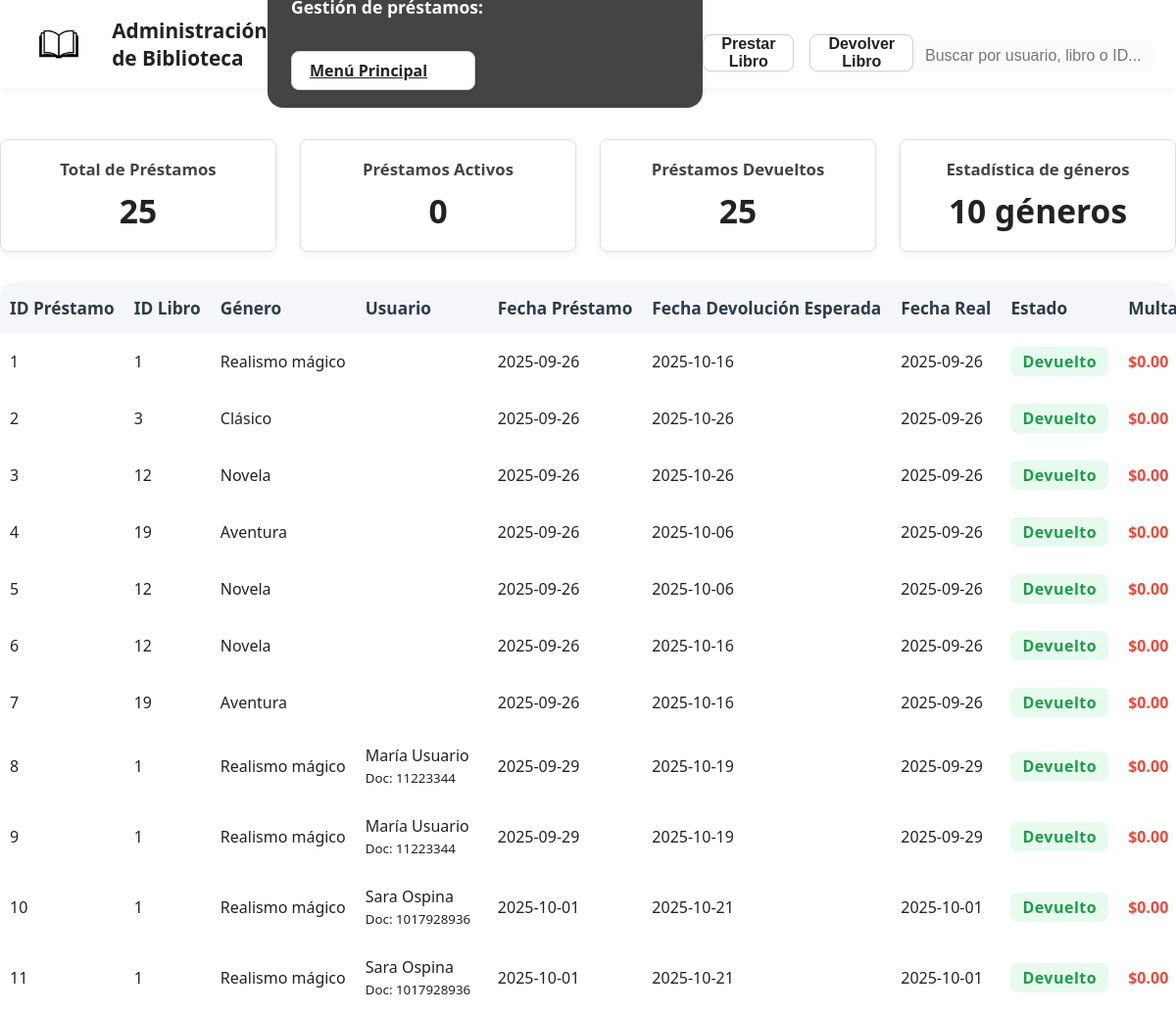
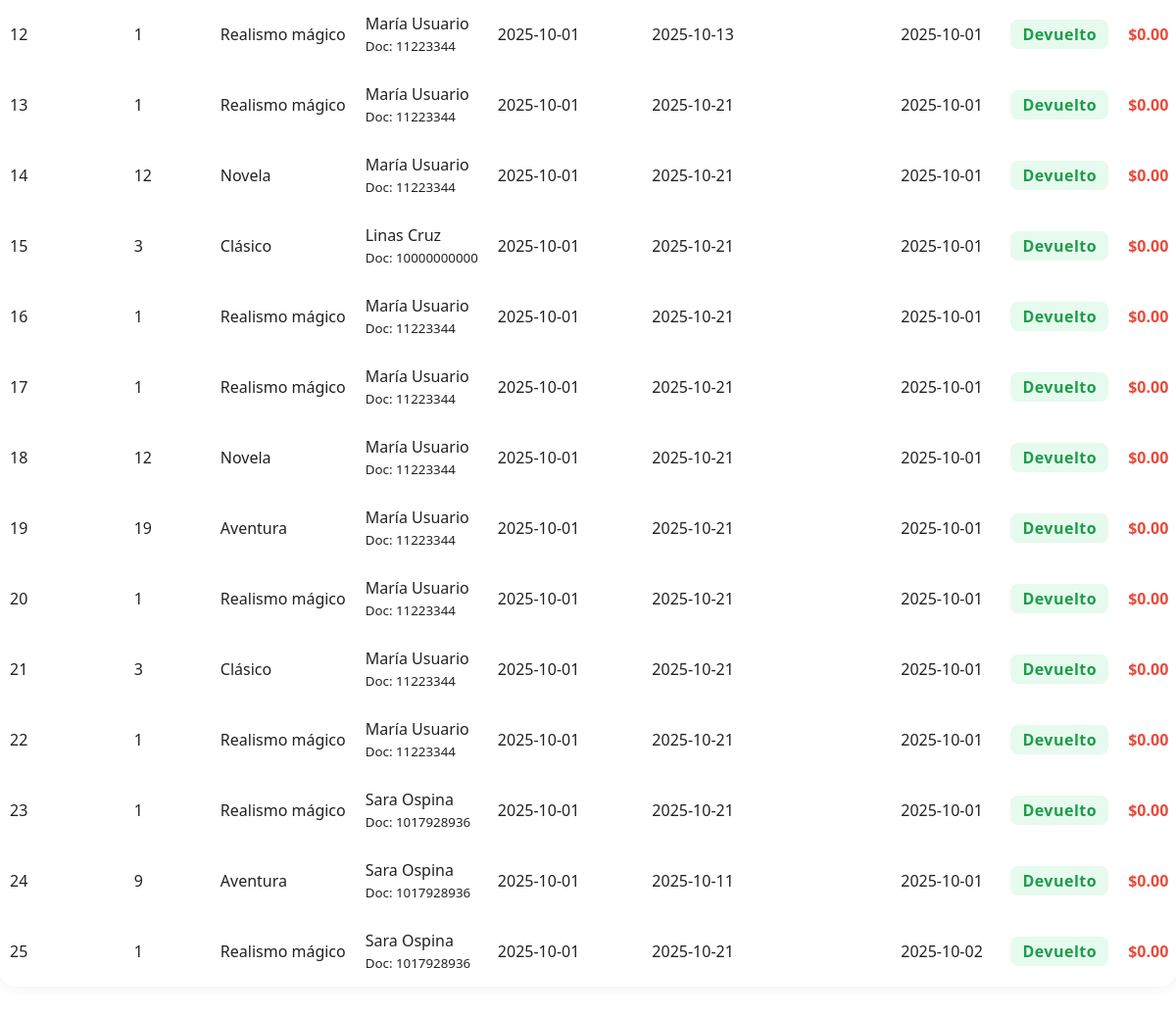
The app's page /prestamos (signed in) with its own data (2 pictures, top to bottom).
### tables this page shows
CREATE TABLE Prestamo (
            id INTEGER PRIMARY KEY AUTOINCREMENT,
            id_libro INTEGER,
            documento_usuario TEXT,
            fecha_prestamo TEXT,
            fecha_devolucion_esperada TEXT,
            fecha_devolucion_real TEXT,
            multa REAL
        );

CREATE TABLE Libro (
            id INTEGER PRIMARY KEY AUTOINCREMENT,
            id_libro INTEGER, 
            titulo TEXT,
            autor TEXT,
            editorial TEXT,
            año INTEGER,
            genero TEXT,
            disponible BOOLEAN
        , imagen BLOB);

CREATE TABLE Usuario (
            id INTEGER PRIMARY KEY AUTOINCREMENT,
            nombre TEXT,
            apellido TEXT,
            documento TEXT UNIQUE,
            telefono TEXT,
            email TEXT,
            rol TEXT
        , password TEXT);

### app.py (the view)
@app.route("/prestamos")
@login_required
@role_required(['admin', 'bibliotecario'])
def listar_prestamos():
    prestamos = Prestamo.obtener_todos()
    usuarios = Usuario.obtener_todos()
    libros = Libro.obtener_disponibles()
    todos_los_libros = Libro.obtener_todos()  # Para calcular estadísticas
    generos, total_generos = calcular_estadisticas_generos(prestamos, todos_los_libros)
    return render_template(
        "prestamos_lista.html",
        prestamos=prestamos,
        usuarios=usuarios,
        libros=libros,
        todos_los_libros=todos_los_libros,
        generos=generos,
        total_generos=total_generos
    )

### Proyecto.py (called while the page is built)
def conectar_base_datos():
    return sqlite.connect(archivo_base_datos)

    @staticmethod
    def obtener_todos():
        conn = conectar_base_datos()
        cursor = conn.cursor()
        cursor.execute('SELECT * FROM Libro')
        filas = cursor.fetchall()
        conn.close()
        return [Libro(id=f[0], id_libro=f[1], titulo=f[2], autor=f[3], editorial=f[4], año=f[5], genero=f[6], disponible=bool(f[7]), imagen=f[8]) for f in filas]

    @staticmethod
    def obtener_disponibles():
        conn = conectar_base_datos()
        cursor = conn.cursor()
        cursor.execute('SELECT * FROM Libro WHERE disponible = 1')
        filas = cursor.fetchall()
        conn.close()
        return [Libro(id=f[0], id_libro=f[1], titulo=f[2], autor=f[3], editorial=f[4], año=f[5], genero=f[6], disponible=bool(f[7]), imagen=f[8]) for f in filas]

    @staticmethod
    def obtener_todos():
        conn = conectar_base_datos()
        cursor = conn.cursor()
        cursor.execute('SELECT * FROM Usuario')
        filas = cursor.fetchall()
        conn.close()
        usuarios = []
        for f in filas:
            usuario = Usuario(
                id=f[0], nombre=f[1], apellido=f[2], documento=f[3],
                telefono=f[4], email=f[5] if len(f) > 5 else None,
                rol=f[6] if len(f) > 6 else "usuario",
                password=f[7] if len(f) > 7 else None
            )
            usuarios.append(usuario)
        return usuarios

    @staticmethod
    def obtener_por_documento(documento):
        conn = conectar_base_datos()
        cursor = conn.cursor()
        cursor.execute('SELECT * FROM Usuario WHERE documento = ?', (documento,))
        fila = cursor.fetchone()
        conn.close()
        if fila:
            return Usuario(
                id=fila[0], nombre=fila[1], apellido=fila[2], documento=fila[3],
                telefono=fila[4], email=fila[5] if len(fila) > 5 else None,
                rol=fila[6] if len(fila) > 6 else "usuario",
                password=fila[7] if len(fila) > 7 else None
            )
        return None

    @staticmethod
    def obtener_todos():
        conn = conectar_base_datos()
        cursor = conn.cursor()
        cursor.execute('SELECT * FROM Prestamo')
        filas = cursor.fetchall()
        conn.close()
        return [Prestamo(id=f[0], id_libro=f[1], documento_usuario=f[2], fecha_prestamo=f[3], fecha_devolucion_esperada=f[4], fecha_devolucion_real=f[5], multa=f[6]) for f in filas]

### templates/prestamos_lista.html (shortened to what this page needs)
<!DOCTYPE html>
<html lang="es">
<head>
    <link rel="stylesheet" href="{{ url_for('static', filename='estilos_menu_prestamos.css') }}">
    <link rel="stylesheet" href="{{ url_for('static', filename='toast_styles.css') }}">
</head>
<body>
    <div class="Box">
        <img src="{{ url_for('static', filename='imagenes/LogoInicial.jpg') }}" alt="Logo" class="Box__img">
        <h1 class="Box__Title">Administración de Biblioteca</h1>
        <div class="Box_administracion">
            <h2 class="Administracion__title">Gestión de préstamos</h2>
            <a href="{{ url_for('index') }}" class="btn-menu-principal">Menú Principal</a>
        </div>
        <nav class="Menu menu-dashboard">
            <ul class="menu-list">
                <li><button id="Boton_Prestamo" class="btn-dashboard" type="button" onclick="mostrarMenuPrestar()">Prestar Libro</button></li>
                <li><button id="Boton_Devolver" class="btn-dashboard" type="button" onclick="mostrarMenuDevolver()">Devolver Libro</button></li>
            </ul>
        </nav>
        <div class="busqueda-dashboard">
            <input type="text" id="input__Busqueda" class="input-dashboard" placeholder="Buscar por usuario, libro o ID...">
        </div>
    </div>
    <main class="Box__Tabla">
        <section class="estadisticas" style="margin-bottom: 32px;">
            <div class="stat-box">
                <h3>Total de Préstamos</h3>
                <span class="stat-numero">{{ prestamos|length }}</span>
            </div>
            <div class="stat-box">
                <h3>Préstamos Activos</h3>
                <span class="stat-numero">{{ prestamos|selectattr('fecha_devolucion_real', 'none')|list|length }}</span>
            </div>
            <div class="stat-box">
                <h3>Préstamos Devueltos</h3>
                <span class="stat-numero">{{ prestamos|rejectattr('fecha_devolucion_real', 'none')|list|length }}</span>
            </div>
            <div class="stat-box" onclick="toggleDesgloseGeneros()" style="cursor: pointer;">
                <h3>Estadística de géneros</h3>
                <span class="stat-numero">{{ total_generos }} géneros</span>
            </div>
        </section>
        <div class="tabla-responsive" style="margin-top: 12px;">
            <table class="Tabla__Prestamos" border="0">
                <thead>
                    <tr>
                        <th>ID Préstamo</th>
                        <th>ID Libro</th>
                        <th>Género</th>
                        <th>Usuario</th>
                        <th>Fecha Préstamo</th>
                        <th>Fecha Devolución Esperada</th>
                        <th>Fecha Real</th>
                        <th>Estado</th>
                        <th>Multa</th>
                    </tr>
                </thead>
                <tbody id="tableBody">
                    {% for prestamo in prestamos %}
                    <tr class="{% if not prestamo.fecha_devolucion_real %}prestamo-activo{% else %}prestamo-devuelto{% endif %}">
                        <td>{{ prestamo.id }}</td>
                        <td>{{ prestamo.id_libro }}</td>
                        <td>
                            {% if prestamo.genero_libro %}
                                {{ prestamo.genero_libro }}
                            {% else %}
                                {% set libro = libros|selectattr("id_libro", "equalto", prestamo.id_libro)|first %}
                                {{ libro.genero if libro else "Desconocido" }}
                            {% endif %}
                        </td>
                        <td class="usuario-info">
                            {% for usuario in usuarios %}
                                {% if usuario.documento == prestamo.documento_usuario %}
                                    <span class="nombre-usuario">{{ usuario.nombre }} {{ usuario.apellido }}</span>
                                    <br>
                                    <small class="id-usuario">Doc: {{ usuario.documento }}</small>
                                {% endif %}
                            {% endfor %}
                        </td>
                        <td>{{ prestamo.fecha_prestamo }}</td>
                        <td>{{ prestamo.fecha_devolucion_esperada }}</td>
                        <td>
                            {% if prestamo.fecha_devolucion_real %}
                                {{ prestamo.fecha_devolucion_real }}
                            {% else %}
                                <span class="pendiente">Pendiente</span>
                            {% endif %}
                        </td>
                        <td>
                            {% if prestamo.fecha_devolucion_real %}
                                <span class="estado-devuelto">Devuelto</span>
                            {% else %}
                                <span class="estado-activo">Activo</span>
                            {% endif %}
                        </td>
                        <td class="multa">
                            {% if prestamo.multa > 0 %}
                                ${{ "%.2f"|format(prestamo.multa) }}
                            {% else %}
                                $0.00
                            {% endif %}
                        </td>
                    </tr>
                    {% else %}
                    <tr>
                        <td colspan="9" class="no-prestamos">No hay préstamos registrados</td>
                    </tr>
                    {% endfor %}
                </tbody>
            </table>
        </div>
    </main>
</body>
</html>

### static/estilos_menu_prestamos.css (style rules this page uses)
.estado-devuelto { background: #f8f9fa; color: #333; font-weight: 700; border-radius: 6px; padding: 6px 12px; display: inline-block; text-align: center; letter-spacing: 0.5px; }
body { font-family: 'Segoe UI', Arial, sans-serif; background: #fff; margin: 0; padding: 0; color: #222; }
.Box { background: #fff; box-shadow: 0 2px 8px rgba(0,0,0,0.06); height: 90px; display: flex; align-items: center; padding: 0 24px; }
.Box__img { height: 48px; margin-right: 18px; }
.Box__Title { font-size: 1.3rem; font-weight: 600; color: #222; }
.Box_administracion { width: 100%; display: flex; align-items: center; gap: 18px; flex-wrap: wrap; background: #444; border-radius: 0 0 16px 16px; padding: 18px 24px 18px 24px; margin-bottom: 18px; box-shadow: none; }
.Administracion__title { color: #fff; font-weight: 700; font-size: 1.2rem; margin-right: 8px; }
.btn-menu-principal { background: #f7f7f7; color: #222; border: 1px solid #bbb; border-radius: 6px; padding: 10px 22px; font-weight: 600; font-size: 1rem; box-shadow: 0 2px 8px #0001; transition: background 0.2s, color 0.2s, border 0.2s; cursor: pointer; }
.Administracion__title { color: #fff; font-weight: 700; font-size: 1.1rem; margin-right: 8px; }
.input-dashboard { min-width: 180px; max-width: 260px; height: 38px; border-radius: 6px; border: 1px solid #ccc; padding: 0 12px; font-size: 1rem; }
.btn-dashboard { height: 38px; border-radius: 6px; border: none; background: #fff; color: #222; font-weight: 700; font-size: 1rem; padding: 0 18px; margin-left: 0; box-shadow: 0 1px 4px rgba(0,0,0,0.04); cursor: pointer; transition: background 0.18s, color 0.18s; }
.btn-menu-principal { margin-left: auto; min-width: 150px; text-align: center; }
#input__Busqueda { width: 220px; height: 32px; border: none; border-radius: 5px; padding: 0 12px; font-size: 1rem; background: #fafbfc; transition: border 0.2s; }
.estadisticas { display: flex; gap: 24px; margin: 28px 0 10px 0; flex-wrap: wrap; }
.stat-box { background: #fff; border-radius: 8px; box-shadow: 0 2px 8px #0001; padding: 18px 24px; text-align: center; min-width: 160px; flex: 1; border: 1.5px solid #e0e0e0; }
.stat-box h3 { margin: 0 0 8px 0; color: #444; font-size: 1.05rem; }
.stat-numero { font-size: 2.1rem; font-weight: 700; color: #222; }
.Box__Tabla { margin: 0 auto; padding: 24px 0; max-width: 1200px; }
.Tabla__Prestamos { width: 100%; min-width: 900px; border-collapse: separate; border-spacing: 0; background: #fff; }
th, td { padding: 14px 10px; text-align: left; white-space: nowrap; }
th { background: #f5f6fa; font-weight: 700; font-size: 1.08rem; color: #2d3a4a; }
.Tabla__Prestamos tr { border-bottom: 1px solid #e6e6e6; }
.Tabla__Prestamos tr:last-child { border-bottom: none; }
td { font-size: 1rem; color: #222; }
.tabla-responsive { width: 100%; overflow-x: auto; border-radius: 16px; box-shadow: 0 2px 12px rgba(0,0,0,0.06); background: #fff; margin-bottom: 32px; }
.menu-dashboard { margin-top: 18px; display: flex; justify-content: flex-start; align-items: center; gap: 18px; background: none; box-shadow: none; }
.menu-list { display: flex; gap: 16px; list-style: none; margin: 0; padding: 0; }
.btn-dashboard, .btn-dashboard-link { background: #f7f7f7; color: #222; border: 1px solid #bbb; border-radius: 6px; padding: 10px 22px; font-size: 1.08rem; font-weight: 600; box-shadow: 0 2px 8px #0001; transition: background 0.2s, color 0.2s, border 0.2s; cursor: pointer; text-decoration: none; display: inline-block; }
.busqueda-dashboard { margin: 24px 0 0 0; display: flex; justify-content: flex-start; align-items: center; }
.input-dashboard { width: 320px; height: 40px; border: 2px solid #e0e0e0; border-radius: 6px; padding: 0 16px; font-size: 1.08rem; background: #fafbfc; transition: border 0.2s, box-shadow 0.2s; box-shadow: 0 1px 4px rgba(45,123,229,0.04); }
.btn-dashboard, .btn-menu-principal { height: 38px; border-radius: 8px; border: 1.5px solid #d1d1d1; background: #fff; color: #222; font-weight: 700; font-size: 1rem; padding: 0 18px; margin-left: 0; box-shadow: 0 1px 4px rgba(0,0,0,0.04); cursor: pointer; transition: background 0.18s, color 0.18s, border 0.18s; display: flex; align-items: center; }
.estado-devuelto { background: #e6faee; color: #1e9c4b; font-weight: 700; border-radius: 8px; padding: 4px 12px; display: inline-block; font-size: 1rem; }
.multa { color: #e74c3c; font-weight: 600; }

### records on screen
Prestamo: id "1", id_libro "1", fecha_prestamo "2025-09-26", fecha_devolucion_esperada "2025-10-16", fecha_devolucion_real "2025-09-26", shows "Devuelto", multa "$0.00"
Libro: genero "Realismo mágico"
Prestamo: id "2", id_libro "3", fecha_prestamo "2025-09-26", fecha_devolucion_esperada "2025-10-26", fecha_devolucion_real "2025-09-26", shows "Devuelto", multa "$0.00"
Libro: genero "Clásico"
Prestamo: id "3", id_libro "12", fecha_prestamo "2025-09-26", fecha_devolucion_esperada "2025-10-26", fecha_devolucion_real "2025-09-26", shows "Devuelto", multa "$0.00"
Libro: genero "Novela"
Prestamo: id "4", id_libro "19", fecha_prestamo "2025-09-26", fecha_devolucion_esperada "2025-10-06", fecha_devolucion_real "2025-09-26", shows "Devuelto", multa "$0.00"
Libro: genero "Aventura"
Prestamo: id "5", id_libro "12", fecha_prestamo "2025-09-26", fecha_devolucion_esperada "2025-10-06", fecha_devolucion_real "2025-09-26", shows "Devuelto", multa "$0.00"
Prestamo: id "6", id_libro "12", fecha_prestamo "2025-09-26", fecha_devolucion_esperada "2025-10-16", fecha_devolucion_real "2025-09-26", shows "Devuelto", multa "$0.00"
Prestamo: id "7", id_libro "19", fecha_prestamo "2025-09-26", fecha_devolucion_esperada "2025-10-16", fecha_devolucion_real "2025-09-26", shows "Devuelto", multa "$0.00"
Prestamo: id "8", id_libro "1", fecha_prestamo "2025-09-29", fecha_devolucion_esperada "2025-10-19", fecha_devolucion_real "2025-09-29", shows "Devuelto", multa "$0.00"
Usuario: nombre "María", apellido "Usuario", documento "11223344"
Prestamo: id "9", id_libro "1", fecha_prestamo "2025-09-29", fecha_devolucion_esperada "2025-10-19", fecha_devolucion_real "2025-09-29", shows "Devuelto", multa "$0.00"
Prestamo: id "10", id_libro "1", fecha_prestamo "2025-10-01", fecha_devolucion_esperada "2025-10-21", fecha_devolucion_real "2025-10-01", shows "Devuelto", multa "$0.00"
Usuario: nombre "Sara", apellido "Ospina", documento "1017928936"
Prestamo: id "11", id_libro "1", fecha_prestamo "2025-10-01", fecha_devolucion_esperada "2025-10-21", fecha_devolucion_real "2025-10-01", shows "Devuelto", multa "$0.00"
Prestamo: id "12", id_libro "1", fecha_prestamo "2025-10-01", fecha_devolucion_esperada "2025-10-13", fecha_devolucion_real "2025-10-01", shows "Devuelto", multa "$0.00"
Prestamo: id "13", id_libro "1", fecha_prestamo "2025-10-01", fecha_devolucion_esperada "2025-10-21", fecha_devolucion_real "2025-10-01", shows "Devuelto", multa "$0.00"
Prestamo: id "14", id_libro "12", fecha_prestamo "2025-10-01", fecha_devolucion_esperada "2025-10-21", fecha_devolucion_real "2025-10-01", shows "Devuelto", multa "$0.00"
Prestamo: id "15", id_libro "3", fecha_prestamo "2025-10-01", fecha_devolucion_esperada "2025-10-21", fecha_devolucion_real "2025-10-01", shows "Devuelto", multa "$0.00"
Usuario: nombre "Linas", apellido "Cruz", documento "10000000000"
Prestamo: id "16", id_libro "1", fecha_prestamo "2025-10-01", fecha_devolucion_esperada "2025-10-21", fecha_devolucion_real "2025-10-01", shows "Devuelto", multa "$0.00"
Prestamo: id "17", id_libro "1", fecha_prestamo "2025-10-01", fecha_devolucion_esperada "2025-10-21", fecha_devolucion_real "2025-10-01", shows "Devuelto", multa "$0.00"
Prestamo: id "18", id_libro "12", fecha_prestamo "2025-10-01", fecha_devolucion_esperada "2025-10-21", fecha_devolucion_real "2025-10-01", shows "Devuelto", multa "$0.00"
Prestamo: id "19", id_libro "19", fecha_prestamo "2025-10-01", fecha_devolucion_esperada "2025-10-21", fecha_devolucion_real "2025-10-01", shows "Devuelto", multa "$0.00"
Prestamo: id "20", id_libro "1", fecha_prestamo "2025-10-01", fecha_devolucion_esperada "2025-10-21", fecha_devolucion_real "2025-10-01", shows "Devuelto", multa "$0.00"
Prestamo: id "21", id_libro "3", fecha_prestamo "2025-10-01", fecha_devolucion_esperada "2025-10-21", fecha_devolucion_real "2025-10-01", shows "Devuelto", multa "$0.00"
Prestamo: id "22", id_libro "1", fecha_prestamo "2025-10-01", fecha_devolucion_esperada "2025-10-21", fecha_devolucion_real "2025-10-01", shows "Devuelto", multa "$0.00"
Prestamo: id "23", id_libro "1", fecha_prestamo "2025-10-01", fecha_devolucion_esperada "2025-10-21", fecha_devolucion_real "2025-10-01", shows "Devuelto", multa "$0.00"
Prestamo: id "24", id_libro "9", fecha_prestamo "2025-10-01", fecha_devolucion_esperada "2025-10-11", fecha_devolucion_real "2025-10-01", shows "Devuelto", multa "$0.00"
Libro: genero "Aventura"
Prestamo: id "25", id_libro "1", fecha_prestamo "2025-10-01", fecha_devolucion_esperada "2025-10-21", fecha_devolucion_real "2025-10-02", shows "Devuelto", multa "$0.00"

### other values on screen
{{ prestamos|length }} "25"
{{ prestamos|selectattr('fecha_devolucion_real', 'none')|list|length }} "0"
{{ prestamos|rejectattr('fecha_devolucion_real', 'none')|list|length }} "25"
{{ total_generos }} "10"
